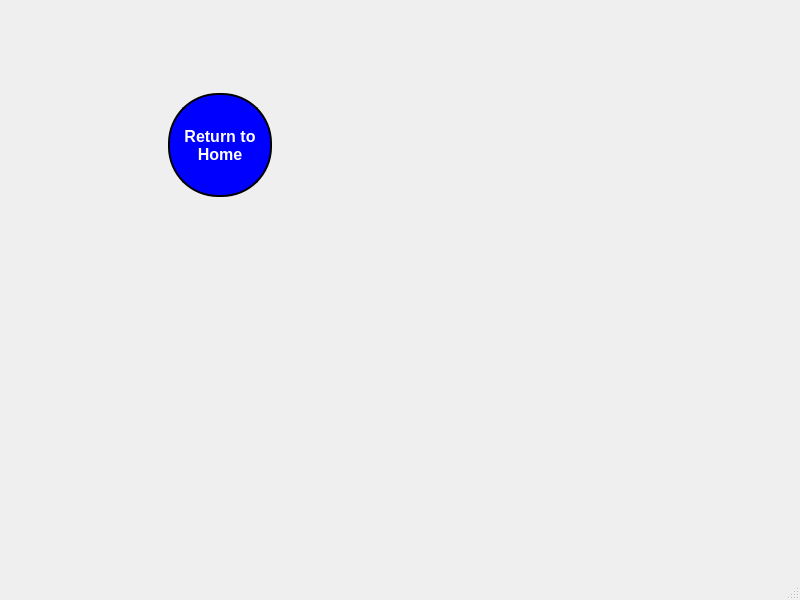
<?xml version="1.0" encoding="UTF-8"?>
<ui version="4.0">
 <class>RTHMainWindow</class>
 <widget class="QMainWindow" name="RTHMainWindow">
  <property name="geometry">
   <rect>
    <x>0</x>
    <y>0</y>
    <width>800</width>
    <height>600</height>
   </rect>
  </property>
  <property name="palette">
   <palette>
    <active>
     <colorrole role="Button">
      <brush brushstyle="SolidPattern">
       <color alpha="255">
        <red>255</red>
        <green>0</green>
        <blue>0</blue>
       </color>
      </brush>
     </colorrole>
    </active>
    <inactive>
     <colorrole role="Button">
      <brush brushstyle="SolidPattern">
       <color alpha="255">
        <red>255</red>
        <green>0</green>
        <blue>0</blue>
       </color>
      </brush>
     </colorrole>
    </inactive>
    <disabled>
     <colorrole role="Button">
      <brush brushstyle="SolidPattern">
       <color alpha="255">
        <red>255</red>
        <green>0</green>
        <blue>0</blue>
       </color>
      </brush>
     </colorrole>
    </disabled>
   </palette>
  </property>
  <property name="windowTitle">
   <string>MainWindow</string>
  </property>
  <widget class="QWidget" name="centralwidget">
   <widget class="QWidget" name="widget" native="true">
    <property name="geometry">
     <rect>
      <x>120</x>
      <y>60</y>
      <width>201</width>
      <height>171</height>
     </rect>
    </property>
    <layout class="QHBoxLayout" name="horizontalLayout">
     <item>
      <widget class="QPushButton" name="pb_RTH">
       <property name="sizePolicy">
        <sizepolicy hsizetype="Minimum" vsizetype="Fixed">
         <horstretch>0</horstretch>
         <verstretch>0</verstretch>
        </sizepolicy>
       </property>
       <property name="minimumSize">
        <size>
         <width>104</width>
         <height>104</height>
        </size>
       </property>
       <property name="maximumSize">
        <size>
         <width>104</width>
         <height>104</height>
        </size>
       </property>
       <property name="palette">
        <palette>
         <active>
          <colorrole role="WindowText">
           <brush brushstyle="SolidPattern">
            <color alpha="255">
             <red>255</red>
             <green>255</green>
             <blue>255</blue>
            </color>
           </brush>
          </colorrole>
          <colorrole role="Button">
           <brush brushstyle="SolidPattern">
            <color alpha="255">
             <red>0</red>
             <green>0</green>
             <blue>255</blue>
            </color>
           </brush>
          </colorrole>
          <colorrole role="Text">
           <brush brushstyle="SolidPattern">
            <color alpha="255">
             <red>255</red>
             <green>255</green>
             <blue>255</blue>
            </color>
           </brush>
          </colorrole>
          <colorrole role="ButtonText">
           <brush brushstyle="SolidPattern">
            <color alpha="255">
             <red>255</red>
             <green>255</green>
             <blue>255</blue>
            </color>
           </brush>
          </colorrole>
          <colorrole role="Base">
           <brush brushstyle="SolidPattern">
            <color alpha="255">
             <red>0</red>
             <green>0</green>
             <blue>255</blue>
            </color>
           </brush>
          </colorrole>
          <colorrole role="Window">
           <brush brushstyle="SolidPattern">
            <color alpha="255">
             <red>0</red>
             <green>0</green>
             <blue>255</blue>
            </color>
           </brush>
          </colorrole>
          <colorrole role="PlaceholderText">
           <brush brushstyle="NoBrush">
            <color alpha="128">
             <red>255</red>
             <green>255</green>
             <blue>255</blue>
            </color>
           </brush>
          </colorrole>
         </active>
         <inactive>
          <colorrole role="WindowText">
           <brush brushstyle="SolidPattern">
            <color alpha="255">
             <red>255</red>
             <green>255</green>
             <blue>255</blue>
            </color>
           </brush>
          </colorrole>
          <colorrole role="Button">
           <brush brushstyle="SolidPattern">
            <color alpha="255">
             <red>0</red>
             <green>0</green>
             <blue>255</blue>
            </color>
           </brush>
          </colorrole>
          <colorrole role="Text">
           <brush brushstyle="SolidPattern">
            <color alpha="255">
             <red>255</red>
             <green>255</green>
             <blue>255</blue>
            </color>
           </brush>
          </colorrole>
          <colorrole role="ButtonText">
           <brush brushstyle="SolidPattern">
            <color alpha="255">
             <red>255</red>
             <green>255</green>
             <blue>255</blue>
            </color>
           </brush>
          </colorrole>
          <colorrole role="Base">
           <brush brushstyle="SolidPattern">
            <color alpha="255">
             <red>0</red>
             <green>0</green>
             <blue>255</blue>
            </color>
           </brush>
          </colorrole>
          <colorrole role="Window">
           <brush brushstyle="SolidPattern">
            <color alpha="255">
             <red>0</red>
             <green>0</green>
             <blue>255</blue>
            </color>
           </brush>
          </colorrole>
          <colorrole role="PlaceholderText">
           <brush brushstyle="NoBrush">
            <color alpha="128">
             <red>255</red>
             <green>255</green>
             <blue>255</blue>
            </color>
           </brush>
          </colorrole>
         </inactive>
         <disabled>
          <colorrole role="WindowText">
           <brush brushstyle="SolidPattern">
            <color alpha="255">
             <red>255</red>
             <green>255</green>
             <blue>255</blue>
            </color>
           </brush>
          </colorrole>
          <colorrole role="Button">
           <brush brushstyle="SolidPattern">
            <color alpha="255">
             <red>0</red>
             <green>0</green>
             <blue>255</blue>
            </color>
           </brush>
          </colorrole>
          <colorrole role="Text">
           <brush brushstyle="SolidPattern">
            <color alpha="255">
             <red>255</red>
             <green>255</green>
             <blue>255</blue>
            </color>
           </brush>
          </colorrole>
          <colorrole role="ButtonText">
           <brush brushstyle="SolidPattern">
            <color alpha="255">
             <red>255</red>
             <green>255</green>
             <blue>255</blue>
            </color>
           </brush>
          </colorrole>
          <colorrole role="Base">
           <brush brushstyle="SolidPattern">
            <color alpha="255">
             <red>0</red>
             <green>0</green>
             <blue>255</blue>
            </color>
           </brush>
          </colorrole>
          <colorrole role="Window">
           <brush brushstyle="SolidPattern">
            <color alpha="255">
             <red>0</red>
             <green>0</green>
             <blue>255</blue>
            </color>
           </brush>
          </colorrole>
          <colorrole role="PlaceholderText">
           <brush brushstyle="NoBrush">
            <color alpha="128">
             <red>255</red>
             <green>255</green>
             <blue>255</blue>
            </color>
           </brush>
          </colorrole>
         </disabled>
        </palette>
       </property>
       <property name="font">
        <font>
         <pointsize>12</pointsize>
         <weight>75</weight>
         <bold>true</bold>
        </font>
       </property>
       <property name="autoFillBackground">
        <bool>false</bool>
       </property>
       <property name="styleSheet">
        <string notr="true"> background-color: blue;
color: rgb(255, 255, 255);
 border-style: solid;
 border-width:2px;
 border-radius:50px;
 border-color: black;
 max-width:100px;
 max-height:100px;
 min-width:100px;
 min-height:100px;</string>
       </property>
       <property name="text">
        <string>Return to
Home</string>
       </property>
       <property name="iconSize">
        <size>
         <width>20</width>
         <height>20</height>
        </size>
       </property>
       <property name="flat">
        <bool>true</bool>
       </property>
      </widget>
     </item>
    </layout>
   </widget>
  </widget>
  <widget class="QMenuBar" name="menubar">
   <property name="geometry">
    <rect>
     <x>0</x>
     <y>0</y>
     <width>800</width>
     <height>21</height>
    </rect>
   </property>
  </widget>
  <widget class="QStatusBar" name="statusbar"/>
 </widget>
 <resources/>
 <connections/>
</ui>
